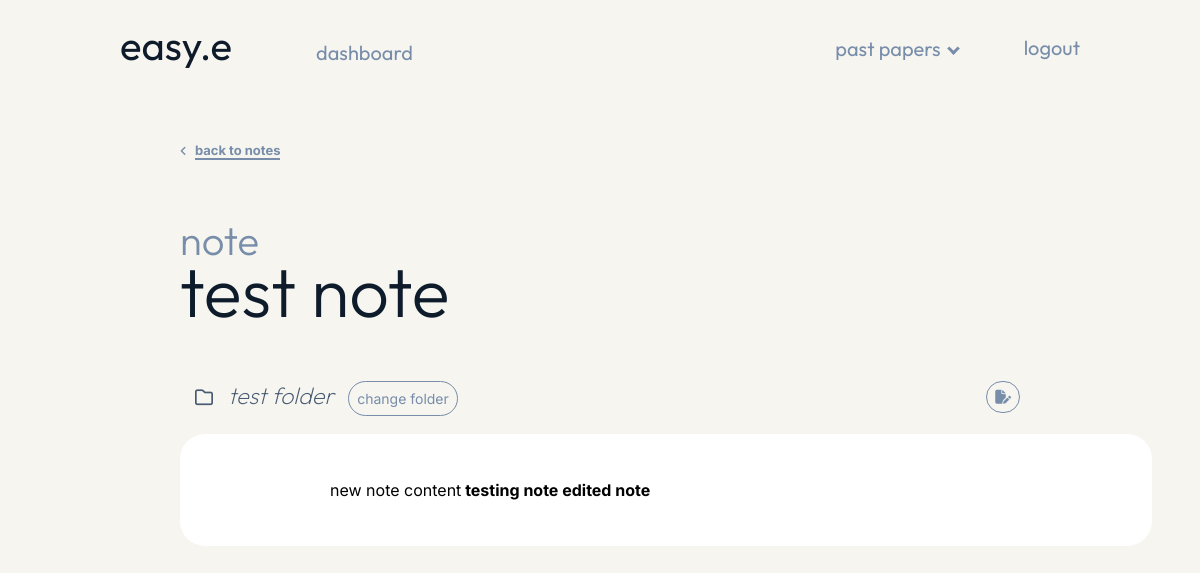
Screenshot of /note/2 (signed in) with the database file from the repository.
### models.py (models this page shows, shortened)
class Notes(db.Model):
    __tablename__ = "notes"
    id = db.Column(db.Integer, primary_key=True)
    user = db.Column(db.Integer(), db.ForeignKey("user_login.id"))
    title = db.Column(db.String(50))
    favourite = db.Column(db.Boolean, default=False)
    folder = db.Column(db.Integer, db.ForeignKey("folders.id"))
    content = db.Column(db.String())
    folder_name = db.relationship("Folders", backref="folder")

class Folders(db.Model):
    __tablename__ = "folders"
    id = db.Column(db.Integer, primary_key=True)
    user = db.Column(db.Integer(), db.ForeignKey("user_login.id"))
    name = db.Column(db.String(50))
    def __repr__(self):
        return self.name

### main.py (the view)
@app.route("/note/<int:id>")
@login_required
def note(id):
    note = (  # Gets note from database.
        db.session.query(models.Notes)
        .filter_by(user=current_user.id, id=id)
        .first_or_404()
    )
    folders = db.session.query(models.Folders).filter_by(
        user=current_user.id
    )  # Gets folders from database.
    return render_template(
        "note.html", name=current_user.name, note=note, folders=folders
    )

### main.py (called while the page is built)
@login_manager.user_loader
def load_user(user_id):
    return models.User.query.get(int(user_id))

### templates/note.html (shortened to what this page needs)
{% extends "layout_user.html" %}
{% block content %}
<div class="page">
    <br>
    <br>
    <br>
    <br>
    <span class="arrow_icon_left"><i class="fa-solid fa-angle-left"></i></span><a href="{{url_for('notes')}}" class="back_link">back to notes</a>
    <div class="notes_header">
        <h1 class="welcome">note</h1>
        <h1 class="welcome_name">{{ note.title }}</h1>
        <h3 class="dashboard_subheadings">
            <span class="notes_icon" style="font-size:18px;"><i class="fa-regular fa-folder"></i></span>
            <em>{{ note.folder_name }}</em>
        </h3>
        <div class="folder_dropdown">
            <button class="folder_dropdown_button">change folder</button>
        </div>
        <a class="edit_note_button" href="/edit_note/{{ note.id }}"><span><i class="fa-solid fa-file-pen"></i></span></a>
    </div>
    <div class="note_background">
        <p> {{ note.content|safe }}</p>
    </div>
</div>
{% endblock %}

### static/styles.css (style rules this page uses)
body { background-color: #f6f5f0; margin: 0; padding: 0; }
.page { width: 70%; margin: auto; }
.welcome { font-weight: 300; color: #778da9; user-select: none; }
.welcome_name { font-weight: 300; font-size: 70px; padding-top: 0; margin-top: -45px; color: #0d1b2a; user-select: none; word-wrap: break-word; }
.dashboard_subheadings { font-family: 'Outfit', sans-serif; font-weight: 200; margin-top: 0; color: #0d1b2a; position: sticky; width: fit-content; display: inline-block; }
.dashboard_subheadings em { color: #485b72; }
.notes_header { font-family: 'Outfit', sans-serif; padding-top: 30px; font-size: 20px; width: 100%; margin-bottom: 0; }
.folder_dropdown { display: inline-block; margin-left: 10px; cursor: pointer; position: relative; }
.folder_dropdown_button, .edit_note_button { font-family: 'Inter', sans-serif; font-size: 14px; border: 1.5px solid #778da9; padding: 8px; width: fit-content; cursor: pointer; color: #778da9; background-color: #f6f5f0; border-radius: 20px; transition-duration: 0.2s; }
.edit_note_button { float: right; }
.note_background { background-color: white; width: 80%; margin: auto; border-radius: 25px; font-family: 'Inter', sans-serif; padding-top: 30px; padding-bottom: 30px; padding-left: 150px; padding-right: 150px; }
.notes_icon { color: #485b72; margin-right: 10px; margin-left: 15px; font-size: 14px; }
.arrow_icon_left { font-size: 11px; margin-right: 8px; color: #778da9; }
.back_link { font-family: 'Inter', sans-serif; text-decoration: none; font-size: 13px; font-weight: bold; color: #778da9; border-bottom: 2px solid #778da9; }
::placeholder { color: #778da9; font-weight: normal; }

### rows the page displays
Notes: title "test note", content "new note content testing note edited note"
Folders: folder_name "test folder"
